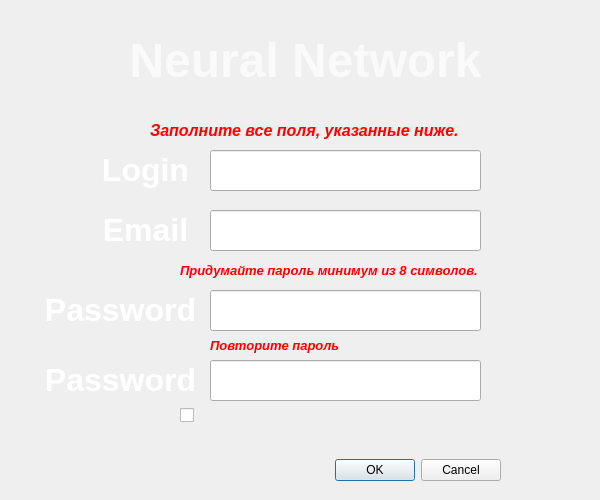
<?xml version="1.0" encoding="UTF-8"?>
<ui version="4.0">
 <class>Reg</class>
 <widget class="QDialog" name="Reg">
  <property name="geometry">
   <rect>
    <x>0</x>
    <y>0</y>
    <width>600</width>
    <height>500</height>
   </rect>
  </property>
  <property name="windowTitle">
   <string>Dialog</string>
  </property>
  <widget class="QLabel" name="title_NN">
   <property name="geometry">
    <rect>
     <x>40</x>
     <y>0</y>
     <width>531</width>
     <height>121</height>
    </rect>
   </property>
   <property name="text">
    <string>&lt;html&gt;&lt;head/&gt;&lt;body&gt;&lt;p align=&quot;center&quot;&gt;&lt;span style=&quot; font-size:36pt; font-weight:600; color:#fafafa;&quot;&gt;Neural Network&lt;/span&gt;&lt;/p&gt;&lt;/body&gt;&lt;/html&gt;</string>
   </property>
  </widget>
  <widget class="QLabel" name="Backgound">
   <property name="geometry">
    <rect>
     <x>0</x>
     <y>0</y>
     <width>600</width>
     <height>501</height>
    </rect>
   </property>
   <property name="text">
    <string>&lt;html&gt;&lt;head/&gt;&lt;body&gt;&lt;p&gt;&lt;img src=&quot;:/picture/img/640.jpg&quot;/&gt;&lt;/p&gt;&lt;/body&gt;&lt;/html&gt;</string>
   </property>
  </widget>
  <widget class="QLineEdit" name="lineEdit_password">
   <property name="geometry">
    <rect>
     <x>210</x>
     <y>290</y>
     <width>271</width>
     <height>41</height>
    </rect>
   </property>
   <property name="font">
    <font>
     <pointsize>18</pointsize>
    </font>
   </property>
   <property name="inputMethodHints">
    <set>Qt::ImhNone</set>
   </property>
   <property name="inputMask">
    <string/>
   </property>
   <property name="text">
    <string/>
   </property>
  </widget>
  <widget class="QLineEdit" name="lineEdit_login">
   <property name="geometry">
    <rect>
     <x>210</x>
     <y>150</y>
     <width>271</width>
     <height>41</height>
    </rect>
   </property>
   <property name="font">
    <font>
     <pointsize>18</pointsize>
    </font>
   </property>
  </widget>
  <widget class="QLabel" name="title_Log">
   <property name="geometry">
    <rect>
     <x>100</x>
     <y>150</y>
     <width>91</width>
     <height>41</height>
    </rect>
   </property>
   <property name="font">
    <font>
     <pointsize>24</pointsize>
    </font>
   </property>
   <property name="text">
    <string>&lt;html&gt;&lt;head/&gt;&lt;body&gt;&lt;p align=&quot;center&quot;&gt;&lt;span style=&quot; font-size:24pt; font-weight:600; color:#ffffff;&quot;&gt;Login&lt;/span&gt;&lt;/p&gt;&lt;/body&gt;&lt;/html&gt;</string>
   </property>
  </widget>
  <widget class="QLabel" name="title_Pas">
   <property name="geometry">
    <rect>
     <x>40</x>
     <y>290</y>
     <width>161</width>
     <height>41</height>
    </rect>
   </property>
   <property name="text">
    <string>&lt;html&gt;&lt;head/&gt;&lt;body&gt;&lt;p align=&quot;center&quot;&gt;&lt;span style=&quot; font-size:24pt; font-weight:600; color:#ffffff;&quot;&gt;Password&lt;/span&gt;&lt;/p&gt;&lt;/body&gt;&lt;/html&gt;</string>
   </property>
  </widget>
  <widget class="QLabel" name="Information">
   <property name="geometry">
    <rect>
     <x>150</x>
     <y>110</y>
     <width>331</width>
     <height>41</height>
    </rect>
   </property>
   <property name="text">
    <string>&lt;html&gt;&lt;head/&gt;&lt;body&gt;&lt;p&gt;&lt;span style=&quot; font-size:12pt; font-weight:600; font-style:italic; color:#ff0000;&quot;&gt;Заполните все поля, указанные ниже.&lt;/span&gt;&lt;/p&gt;&lt;/body&gt;&lt;/html&gt;</string>
   </property>
  </widget>
  <widget class="QLabel" name="title_Email">
   <property name="geometry">
    <rect>
     <x>100</x>
     <y>210</y>
     <width>91</width>
     <height>41</height>
    </rect>
   </property>
   <property name="font">
    <font>
     <pointsize>24</pointsize>
    </font>
   </property>
   <property name="text">
    <string>&lt;html&gt;&lt;head/&gt;&lt;body&gt;&lt;p align=&quot;center&quot;&gt;&lt;span style=&quot; font-weight:600; color:#ffffff;&quot;&gt;Email&lt;/span&gt;&lt;/p&gt;&lt;/body&gt;&lt;/html&gt;</string>
   </property>
  </widget>
  <widget class="QLineEdit" name="lineEdit_email">
   <property name="geometry">
    <rect>
     <x>210</x>
     <y>210</y>
     <width>271</width>
     <height>41</height>
    </rect>
   </property>
   <property name="font">
    <font>
     <pointsize>18</pointsize>
    </font>
   </property>
  </widget>
  <widget class="QLabel" name="title_ConPas">
   <property name="geometry">
    <rect>
     <x>40</x>
     <y>360</y>
     <width>161</width>
     <height>41</height>
    </rect>
   </property>
   <property name="text">
    <string>&lt;html&gt;&lt;head/&gt;&lt;body&gt;&lt;p align=&quot;center&quot;&gt;&lt;span style=&quot; font-size:24pt; font-weight:600; color:#ffffff;&quot;&gt;Password&lt;/span&gt;&lt;/p&gt;&lt;/body&gt;&lt;/html&gt;</string>
   </property>
  </widget>
  <widget class="QLineEdit" name="lineEdit_password_2">
   <property name="geometry">
    <rect>
     <x>210</x>
     <y>360</y>
     <width>271</width>
     <height>41</height>
    </rect>
   </property>
   <property name="font">
    <font>
     <pointsize>18</pointsize>
    </font>
   </property>
   <property name="inputMethodHints">
    <set>Qt::ImhNone</set>
   </property>
   <property name="inputMask">
    <string/>
   </property>
   <property name="text">
    <string/>
   </property>
  </widget>
  <widget class="QLabel" name="Information_2">
   <property name="geometry">
    <rect>
     <x>180</x>
     <y>250</y>
     <width>301</width>
     <height>41</height>
    </rect>
   </property>
   <property name="text">
    <string>&lt;html&gt;&lt;head/&gt;&lt;body&gt;&lt;p align=&quot;justify&quot;&gt;&lt;span style=&quot; font-size:10pt; font-weight:600; font-style:italic; color:#ff0000;&quot;&gt;Придумайте пароль минимум из 8 символов.&lt;/span&gt;&lt;/p&gt;&lt;/body&gt;&lt;/html&gt;</string>
   </property>
  </widget>
  <widget class="QLabel" name="Information_3">
   <property name="geometry">
    <rect>
     <x>210</x>
     <y>330</y>
     <width>211</width>
     <height>31</height>
    </rect>
   </property>
   <property name="text">
    <string>&lt;html&gt;&lt;head/&gt;&lt;body&gt;&lt;p align=&quot;justify&quot;&gt;&lt;span style=&quot; font-size:10pt; font-weight:600; font-style:italic; color:#ff0000;&quot;&gt;Повторите пароль&lt;/span&gt;&lt;/p&gt;&lt;/body&gt;&lt;/html&gt;</string>
   </property>
  </widget>
  <widget class="QDialogButtonBox" name="buttonBox">
   <property name="enabled">
    <bool>true</bool>
   </property>
   <property name="geometry">
    <rect>
     <x>160</x>
     <y>450</y>
     <width>341</width>
     <height>41</height>
    </rect>
   </property>
   <property name="font">
    <font>
     <family>MS Shell Dlg 2</family>
     <pointsize>14</pointsize>
     <weight>9</weight>
     <italic>false</italic>
     <bold>false</bold>
    </font>
   </property>
   <property name="cursor">
    <cursorShape>ArrowCursor</cursorShape>
   </property>
   <property name="styleSheet">
    <string notr="true">color: rgb(0, 0, 0);
font: 75 14pt &quot;MS Shell Dlg 2&quot;;</string>
   </property>
   <property name="orientation">
    <enum>Qt::Horizontal</enum>
   </property>
   <property name="standardButtons">
    <set>QDialogButtonBox::Cancel|QDialogButtonBox::Ok</set>
   </property>
   <property name="centerButtons">
    <bool>false</bool>
   </property>
  </widget>
  <widget class="QCheckBox" name="consent">
   <property name="geometry">
    <rect>
     <x>180</x>
     <y>400</y>
     <width>371</width>
     <height>31</height>
    </rect>
   </property>
   <property name="styleSheet">
    <string notr="true">font: 75 10pt &quot;MS Shell Dlg 2&quot;;
color: rgb(239, 239, 239);</string>
   </property>
   <property name="text">
    <string>Даю согласие на обработку персональных данных</string>
   </property>
  </widget>
  <zorder>Backgound</zorder>
  <zorder>title_NN</zorder>
  <zorder>lineEdit_password</zorder>
  <zorder>lineEdit_login</zorder>
  <zorder>title_Log</zorder>
  <zorder>title_Pas</zorder>
  <zorder>Information</zorder>
  <zorder>title_Email</zorder>
  <zorder>lineEdit_email</zorder>
  <zorder>title_ConPas</zorder>
  <zorder>lineEdit_password_2</zorder>
  <zorder>Information_2</zorder>
  <zorder>Information_3</zorder>
  <zorder>buttonBox</zorder>
  <zorder>consent</zorder>
 </widget>
 <resources/>
 <connections/>
</ui>
